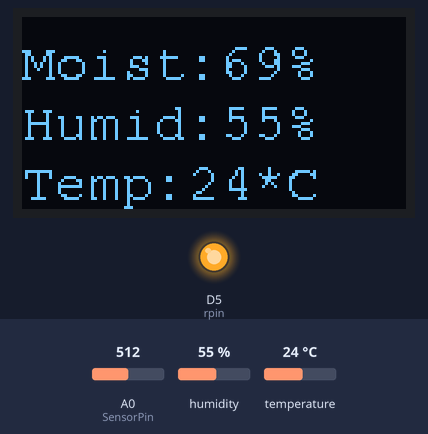
The sketch below on a simulated ESP8266 (NodeMCU). Shown: 128×64 one-colour display, output pins drawn as LEDs (lit = HIGH). The inputs (shaded band) are chosen by the test bench; at power-on: A0 (SensorPin) = 512, humidity 55 %, temperature 24 °C. WiFi joins after 1.5 s; servers stay silent unless stated; what the sketch prints to the serial monitor is not drawn.

Above: at 6.7 s.
6.8 s: A0 (SensorPin) set to 582
At 7.9 s:
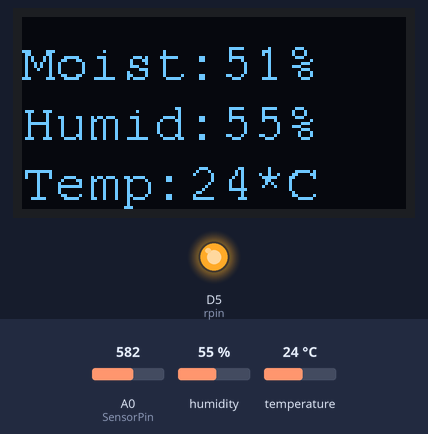
8.4 s: A0 (SensorPin) set to 604
At 9.7 s:
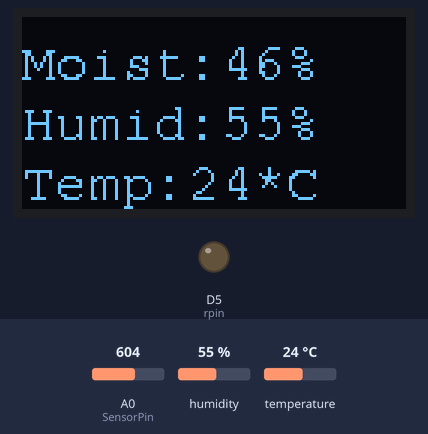
10.2 s: humidity set to 22 %
At 12.9 s:
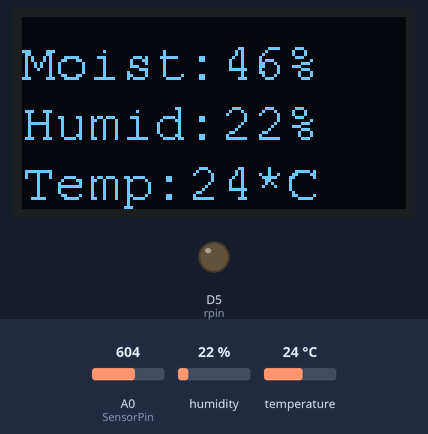
13.5 s: temperature set to 12 °C
At 14.7 s:
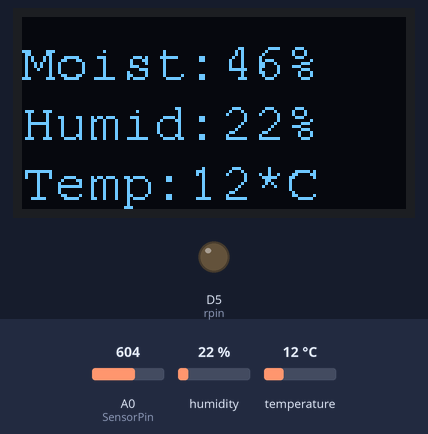
15.7 s: A0 (SensorPin) set to 900
At 17.1 s:
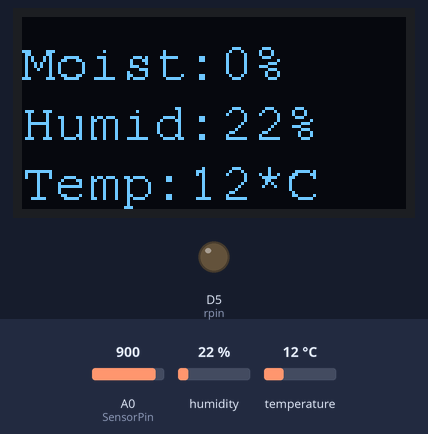
17.4 s: humidity set to 40 %
At 19.3 s:
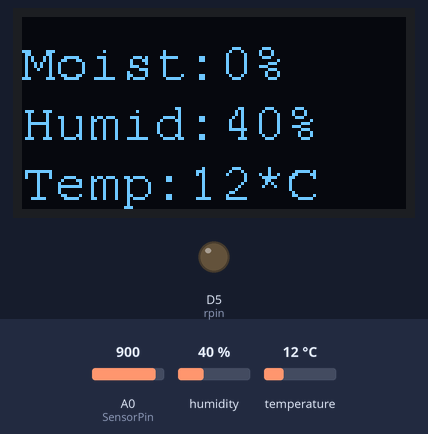
Timing chart, 0 to 20.8 s (numbered marks = the images above; inputs shaded):
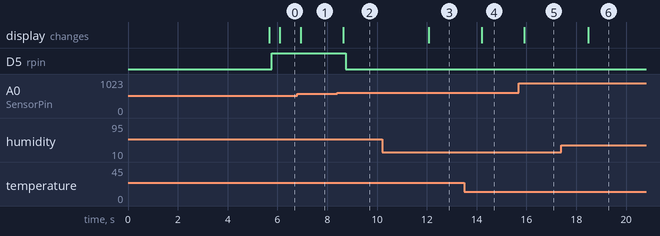

Measured:
- the behaviour switches between 588 and 589 on A0 (SensorPin) (found by bisection; images 1 and 2)
- after the input at 6.8 s, the display: changes after 0.14 s (image 1)
- after the input at 8.4 s, D5 (rpin): HIGH → LOW after 0.35 s; the display: changes after 0.25 s (image 2)
- after the input at 10.2 s, the display: changes after 1.9 s (image 3)
- after the input at 13.5 s, the display: changes after 0.71 s (image 4)
- after the input at 15.7 s, the display: changes after 0.21 s (image 5)
- after the input at 17.4 s, the display: changes after 1.1 s (image 6)

The sketch:

iot_smart_ori.ino
```cpp
#include <ESP8266WiFi.h>
#include <SPI.h>
#include <Wire.h>
#include <Adafruit_GFX.h>
#include <Adafruit_SSD1306.h>
#include <DHT.h>
#include <Fonts/FreeSerif9pt7b.h>
#include <Fonts/FreeMono9pt7b.h>  //custom font

#define SCREEN_WIDTH 128
#define SCREEN_HEIGHT 64
#define OLED_RESET -1

#define DHTPIN D4          //22
DHT dht(DHTPIN, DHT22);

String apiKey = "13KF7N63BMTCOISN";
const char *ssid = "SLT FIBER";
const char *pass = "0112722247";
const char* server = "api.thingspeak.com";

Adafruit_SSD1306 display(SCREEN_WIDTH, SCREEN_HEIGHT, &Wire, OLED_RESET);

const int AirValue = 790;
const int WaterValue = 390;
const int SensorPin = A0;
int soilMoistureValue = 0;
int soilmoisturepercent=0;
int rpin = D5;

WiFiClient client;


void setup() {
  Serial.begin(9600);
  display.begin(SSD1306_SWITCHCAPVCC, 0x3C);
  display.clearDisplay();
  pinMode(rpin, OUTPUT);

  dht.begin();

  WiFi.begin(ssid, pass);

  while (WiFi.status() != WL_CONNECTED)
  {
    delay(500);
    Serial.print(".");
  }
    Serial.println("");
    Serial.println("WiFi connected");
    delay(4000);
}


void loop()
{
  float h = dht.readHumidity();
  float t = dht.readTemperature();

  Serial.print("Humidity: ");
  Serial.print(h,0);
  Serial.println("%");
  Serial.print("Temperature: ");
  Serial.print(t,0);
  Serial.println("%");
  delay(100);
  soilMoistureValue = analogRead(SensorPin);
  soilmoisturepercent = map(soilMoistureValue, AirValue, WaterValue, 0, 100);


if(soilmoisturepercent >= 100)
{
  Serial.print("soilmoisture: ");
  Serial.println("100%");

  display.setCursor(0,20);  //oled display
  display.setTextSize(0);
  display.setFont(&FreeMono9pt7b);  // ac custom font
  display.setTextColor(WHITE);
  display.print("Moist:");
  display.setTextSize(0);
  display.print("100");
 display.println("%");
  display.setCursor(0,40);  //oled
  display.setTextSize(0);
  display.print("Humid:");
  display.setTextSize(0);
  display.print(h,0);
  display.println("%");
  display.setCursor(0,60);  //oled
  display.setTextSize(0);
  display.print("Temp:");
  display.setTextSize(0);
  display.print(t,0);
  display.println("*C");
  display.display();

  delay(100);
  display.clearDisplay();
}


else if(soilmoisturepercent <=0)
{
  Serial.print("soilmoisture: ");
  Serial.println("0%");

  display.setCursor(0,20);  //oled display
  display.setTextSize(0);
  display.setFont(&FreeMono9pt7b);  // Set a custom font
  display.setTextColor(WHITE);
  display.print("Moist:");
  display.setTextSize(0);
  display.print("0");
  display.println("%");
  display.setCursor(0,40);  //oled display
  display.setTextSize(0);
  display.print("Humid:");
  display.setTextSize(0);
  display.print(h,0);
  display.println("%");
  display.setCursor(0,60);  //oled display
  display.setTextSize(0);
  display.print("Temp:");
  display.setTextSize(0);
  display.print(t,0);
  display.println("*C");
  display.display();

  delay(100);
  display.clearDisplay();
}


else if(soilmoisturepercent >=0 && soilmoisturepercent <= 100)
{
  Serial.print("soilmoisture : ");
  Serial.print(soilmoisturepercent);
  Serial.println("%");

  display.setCursor(0,20);  //oled display
  display.setTextSize(0);
  display.setFont(&FreeMono9pt7b);  // Set a custom font
  display.setTextColor(WHITE);
  display.print("Moist:");
  display.setTextSize(0);
  display.print(soilmoisturepercent);
  display.println("%");
  display.setCursor(0,40);  //oled display
  display.setTextSize(0);
  display.print("Humid:");
  display.setTextSize(0);
  display.print(h,0);
  display.println("%");
  display.setCursor(0,60);  //oled display
  display.setTextSize(0);
  display.print("Temp:");
  display.setTextSize(0);
  display.print(t,0);
  display.println("*C");
  display.display();

  delay(100);
  display.clearDisplay();
}

  if(soilmoisturepercent <= 49)
  {
    digitalWrite(rpin, LOW);
    Serial.println("Motor is ON");
   Serial.println("-------------------");
  }
  else if (soilmoisturepercent >49 && soilmoisturepercent <= 100)
  {
    digitalWrite(rpin, HIGH);
    Serial.println("Motor is OFF");
   Serial.println("-------------------");
  }

  if (client.connect(server, 80))
  {
    String postStr = apiKey;
      postStr += "&field1=";
      postStr += String(soilmoisturepercent);
      postStr += "&field2=";
      postStr += String(h);
      postStr += "&field3=";
      postStr += String(t);
      postStr += "&field4=";
      postStr += String(rpin);
      postStr += "\r\n\r\n\r\n\r\n";

    client.print("POST /update HTTP/1.1\n");
    client.print("Host: api.thingspeak.com\n");
    client.print("Connection: close\n");
    client.print("X-THINGSPEAKAPIKEY: " + apiKey + "\n");
    client.print("Content-Type: application/x-www-form-urlencoded\n");
    client.print("Content-Length: ");
    client.print(postStr.length());
    client.print("\n\n");
    client.print(postStr);

  }
    client.stop();
}
```
